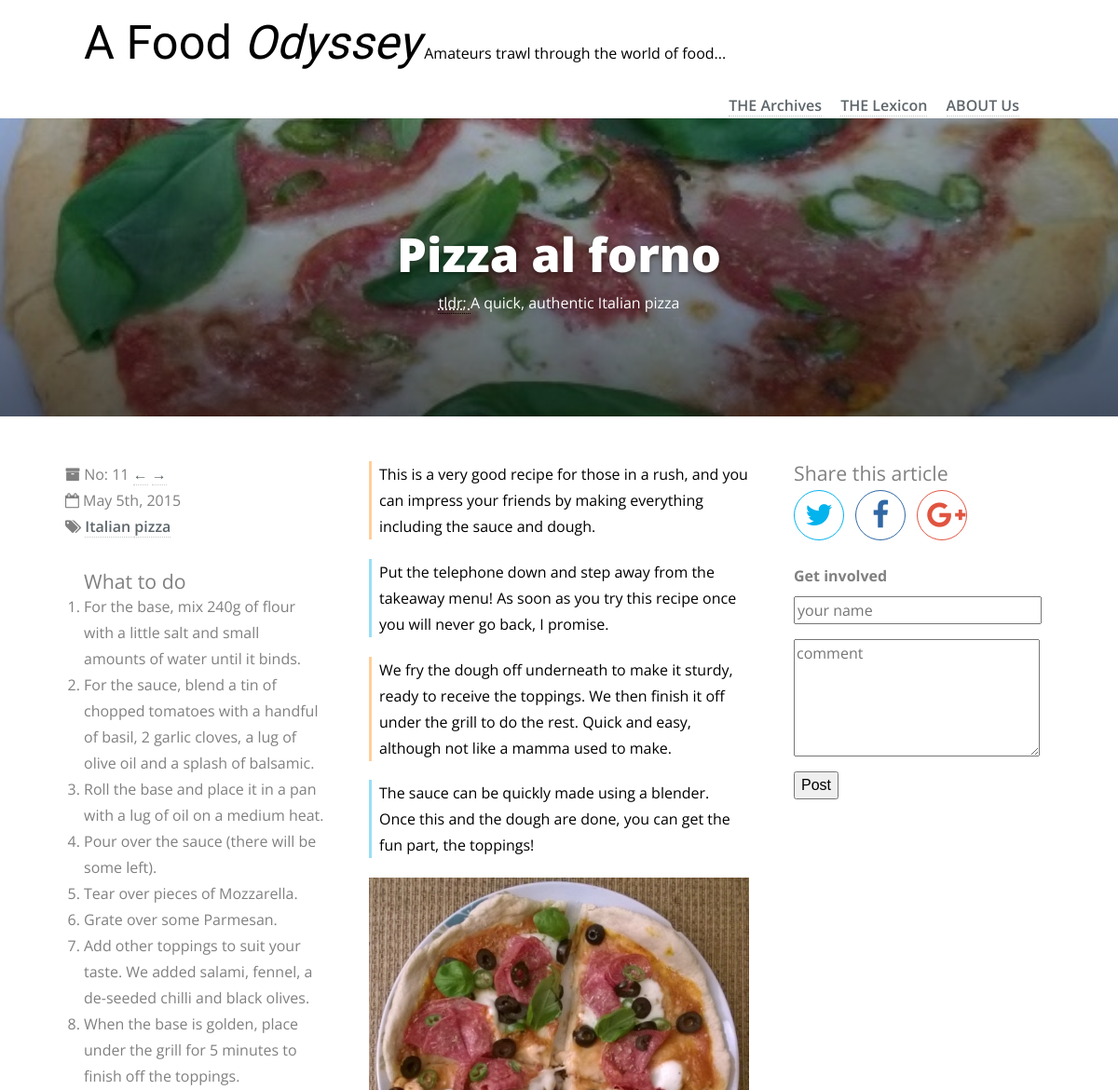
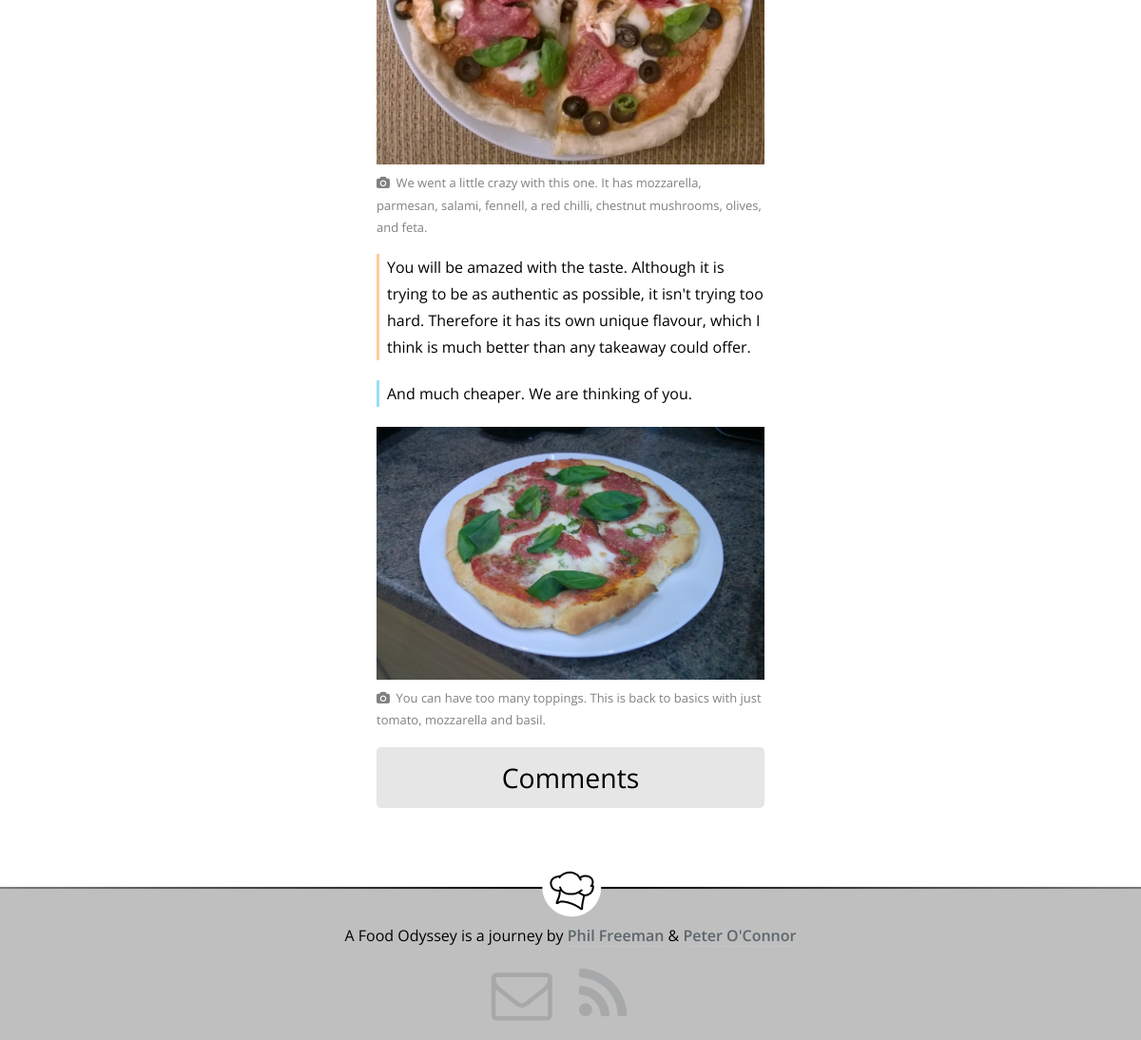
The page /viewArticle.php?article=11 on the database its author committed (2 pictures, top to bottom).
### tables this page shows
CREATE TABLE IF NOT EXISTS `articles` (
  `id` smallint(5) unsigned NOT NULL AUTO_INCREMENT,
  `title` varchar(50) NOT NULL,
  `summary` text NOT NULL,
  `tags` varchar(50) DEFAULT NULL,
  `banner_image_path` varchar(50) NOT NULL,
  `directions_md` text NOT NULL,
  `directions_html` text NOT NULL,
  `content_md` mediumtext NOT NULL,
  `content_html` mediumtext NOT NULL,
  `pubDate` datetime NOT NULL,
  PRIMARY KEY (`id`)
);

### Article.php (called while the page is built, shortened)
<?php
class Article
{
	private $mId;
	private $mTitle;
	private $mSummary;
	private $mTags;
	private $mContentHtml;
	private $mPubDate;
	private $mBannerImagePath;
	private $mDirectionsHtml;
	private $mNextArticleId;
	private $mPreviousArticleId;
	public function __construct($id, $title, $summary, $tags, $contentMd, $contentHtml, $pubDate, $bannerImagePath,
		$directionsMd, $directionsHtml)
	{
		$this->mId = $id;
		$this->mTitle = $title;
		$this->mSummary = $summary;
		$this->mTags = $tags;
		$this->mContentHtml = $contentHtml;
		$this->mBannerImagePath = $bannerImagePath;
		$this->mDirectionsHtml = $directionsHtml;
		if ($pubDate instanceof DateTime)
		{
			$this->mPubDate = $pubDate;
		}
		else
		{
			throw new InvalidArgumentException("$pubDate must be of type DateTime");
		}
	}
	public function getId()
	{
		return $this->mId;
	}
	public function getTitle()
	{
		return $this->mTitle;
	}
	public function getSummary()
	{
		return $this->mSummary;
	}
	public function getContentHtml()
	{
		return $this->mContentHtml;
	}
	public function getNicePubDate()
	{
		return $this->mPubDate->format('F jS, Y');
	}
	public function getHtmlPubDate()
	{
		return $this->mPubDate->format('Y-m-d');
	}
	public function getBannerImagePath()
	{
		return $this->mBannerImagePath;
	}
	public function getDirectionsHtml()
	{
		return $this->mDirectionsHtml;
	}
	public function getNextArticleId()
	{
		return $this->mNextArticleId;
	}
	public function setNextArticleId($id)
	{
		$this->mNextArticleId = $id;
	}
	public function getPreviousArticleId()
	{
		return $this->mPreviousArticleId;
	}
	public function setPreviousArticleId($id)
	{
		$this->mPreviousArticleId = $id;
	}
	public function getTagsAsArray()
	{
		return explode(" ", $this->mTags);
	}
}

### Database.php (called while the page is built, shortened)
<?php
require "Article.php";
class Database
{
	private $mConnection;
	public function OpenReadOnlyConnection()
	{
		$result = false;
		$this->mConnection = new mysqli("localhost", "cmsVisitor", "JxYZTwDxt2LyULpQ", "cms");
		if ($this->mConnection)
		{
			$result = true;
		}
		return $result;
	}
	public function getArticle($id)
	{
		$articles = array();
		$query = "SELECT * FROM articles WHERE id = ?";
		$stmt = mysqli_prepare($this->mConnection, $query);
		mysqli_stmt_bind_param($stmt, 'i', $id);
		if (!mysqli_stmt_execute($stmt))
		{
			throw new Exception("Database query failed");
		}
		else
		{
			mysqli_stmt_bind_result($stmt, $idCol, $titleCol, $summaryCol, $tagsCol, $bannerImagePathCol,
	        	$directionsMdCol, $directionsHtmlCol, $contentMdCol, $contentHtmlCol, $pubDateCol);
	        while (mysqli_stmt_fetch($stmt))
	        {
	        	$article = new Article($idCol, $titleCol, $summaryCol, $tagsCol, $contentMdCol,
	        		$contentHtmlCol, date_create_from_format('Y-m-d H:i:s', $pubDateCol), $bannerImagePathCol,
	        		$directionsMdCol, $directionsHtmlCol);
	        	array_push($articles, $article);
	        }
	        if (count($articles) !== 0)
	        {
	        	$articles[0]->setComments($this->getArticleComments($id));
	        	$articles[0]->setNextArticleId($this->getNextArticleId($id));
	        	$articles[0]->setPreviousArticleId($this->getPreviousArticleId($id));
	        }
		}
		return $articles;
	}
	public function getNextArticleId($id)
	{
		$nextArticleId = 0;
		$query = "SELECT id FROM articles WHERE id = (SELECT min(id) FROM articles WHERE id > ?)";
		$stmt = mysqli_prepare($this->mConnection, $query);
		mysqli_stmt_bind_param($stmt, 'i', $id);
		if (mysqli_stmt_execute($stmt))
		{
			mysqli_stmt_bind_result($stmt, $idCol);
			while (mysqli_stmt_fetch($stmt))
			{
				$nextArticleId = $idCol;
			}
		}
		return $nextArticleId;
	}
	public function getPreviousArticleId($id)
	{
		$previousArticleId = 0;
		$query = "SELECT id FROM articles WHERE id = (SELECT max(id) FROM articles WHERE id < ?)";
		$stmt = mysqli_prepare($this->mConnection, $query);
		mysqli_stmt_bind_param($stmt, 'i', $id);
		if (mysqli_stmt_execute($stmt))
		{
			mysqli_stmt_bind_result($stmt, $idCol);
			while (mysqli_stmt_fetch($stmt))
			{
				$previousArticleId = $idCol;
			}
		}
		return $previousArticleId;
	}
	public function getArticleComments($id)
	{
		$comments = array();
		$query = "SELECT * FROM comments WHERE article = ?";
		$stmt = mysqli_prepare($this->mConnection, $query);
		mysqli_stmt_bind_param($stmt, 'i', $id);
		if (!mysqli_stmt_execute($stmt))
		{
			throw new Exception("Database query failed");
		}
		else
		{
			mysqli_stmt_bind_result($stmt, $idCol, $articleCol, $nameCol, $commentCol, $dateCol);
	        while (mysqli_stmt_fetch($stmt))
	        {
	        	$comment = new Comment($idCol, $articleCol, $nameCol, $commentCol,
	        		date_create_from_format('Y-m-d H:i:s', $dateCol));
	        	array_push($comments, $comment);
	        }
		}
		return $comments;
	}
}

### templates/blogEntryView.phtml (the view, shortened to what this page needs)
<!DOCTYPE html>
<html lang="en">
    <head>
        <link rel="stylesheet" href="../css/reset.css">
        <link rel="stylesheet" href="../css/article-style.css">
        <link href="//maxcdn.bootstrapcdn.com/font-awesome/4.2.0/css/font-awesome.min.css" rel="stylesheet">
    </head>
    <body>
        <div class="grid-container">
            <header id="site-header">
                <h1>A Food <i>Odyssey</i></h1>
                <p id="tagline">Amateurs trawl through the world of food...</p>
                <nav>
                    <ul>
                        <li><a href="#">THE Archives</a></li>
                        <li><a href="#">THE Lexicon</a></li>
                        <li><a href="#">ABOUT Us</a></li>
                    </ul>
                </nav>
            </header>
        </div>
        <header id="article-header"
                style="background-image: linear-gradient(to bottom, rgba(0, 0, 0, 0.2), rgba(0, 0, 0, 0.6)),
                    url('../img/<?php echo $this->article->getBannerImagePath(); ?>')">
            <div class="article-header-container">
                <h1>
                    <?php echo $this->article->getTitle(); ?>
                </h1>
                <p>
                    <abbr title="too long, didn't read. A quick summary for those who are in a rush">
                        tldr&#59;
                    </abbr>
                    <?php echo $this->article->getSummary(); ?>
                </p>
            </div>
        </header>
        <div class="grid-container">
            <aside id="article-info">
                <ul>
                    <li id="article-number"> No:
                        <span id="article-num">
                            <?php echo $this->article->getId(); ?>
                        </span>
                        <a href="/MyCMS/articles/<?php echo $this->article->getPreviousArticleId();  ?>">&larr;</a>
                        <a href="/MyCMS/articles/<?php echo $this->article->getNextArticleId();  ?>">&rarr;</a>
                    </li>
                    <li id="article-date">
                        <time datetime="<?php echo $this->article->getHtmlPubDate(); ?>">
                            <?php echo $this->article->getNicePubDate(); ?>
                        </time>
                    </li>
                    <li id="article-tags">
                        <?php foreach($this->article->getTagsAsArray() as $tag): ?>
                            <a href="/MyCMS/tags/<?=$tag ?>">
                                <?=$tag ?>
                            </a>
                        <?php endforeach; ?>
                    </li>
                </ul>
                <h4>What to do</h4>
                <?php echo $this->article->getDirectionsHtml(); ?>
            </aside>
            <article id="main-article">
                <?php echo $this->article->getContentHtml(); ?>
                <div id="comments-toggle"><h3 id="comments-toggle-text">Comments</h3></div>
            </article>
            <aside id="article-share">
                <h4>Share this article</h4>
                <ul>
                    <li id="share-twitter"><a href="https://twitter.com/share?hashtags=A%20Food%20Odyssey" class="no-decoration"><i class="fa fa-twitter fa-2x"></i></a></li>
                    <li id="share-facebook"><a href="#" class="no-decoration" id="fb-link"><i class="fa fa-facebook fa-2x"></i></a></li>
                    <li id="share-google"><a href="#" class="no-decoration" id="google-link"><i class="fa fa-google-plus fa-2x"></i></a></li>
                </ul>
                <h5>Get involved</h5>
                <form action="addBlogComment.php" method="POST">
                    <input type="text" id="author" name="author" placeholder="your name" maxlength="50" required />
                    <textarea id="comment" name="comment" placeholder="comment" rows="5" required></textarea>
                    <button type="submit" id="post-comment-btn">Post</button>
                </form>
            </aside>
        </div>
        <footer>
            <p>A Food Odyssey is a journey by <a href="http://www.pjfreeman.co.uk/">Phil Freeman</a> &amp;
                <a href="http://poc275.co.uk">Peter O'Connor</a>
            </p>
            <address id="footer-social">
                <ul id="footer-logos">
                    <li><a href="mailto:poc275@gmail.com?Subject=A%20Food%20Odyssey" title="send us an email" class="no-decoration"><i class="fa fa-envelope-o fa-4x"></i></a></li>
                    <li><a href="../rss.xml" title="follow our blog" class="no-decoration"><i class="fa fa-rss fa-4x"></i></a></li>
                </ul>
            </address>
        </footer>
    </body>
</html>

### rows shown on the page
articles: banner_image_path (picture), title "Pizza al forno", summary "A quick, authentic Italian pizza", id "11", tags "Italian", tags "pizza", directions_html "For the base, mix 240g of flour with a little salt and small amounts of water until it binds. For the sauce, blend a tin of chopped tomatoes with a handful of basil, 2 garlic cloves, a lug of olive oil and a splash of balsamic. Roll the base and place it in a pan with a lug of oil on a medium heat. Pour over the sauce (there will be some left). Tear over pieces of Mozzarella. Grate over some Parmesan. Add other toppings to suit your taste. We added salami, fennel, a de-seeded chilli and black olives. When the base is golden, place under the grill for 5 minutes to finish off the toppings.", content_html "This is a very good recipe for those in a rush, and you can impress your friends by making everything including the sauce and dough. Put the telephone down and step away from the takeaway menu! As soon as you try this recipe once you will never go back, I promise. We fry the dough off underneath to make it sturdy, ready to receive the toppings. We then finish it off under the grill to do the rest. Quick and easy, although not like a mamma used to make. The sauce can be quickly made using a blender. Once this and the dough are done, you can get the fun part, the toppings! We went a little crazy with this one. It has mozzarella, parmesan, salami, fennell, a red chilli, chestnut mushrooms,…", content_html (picture)

### other values the page prints
$this->article->getNicePubDate() "May 5th, 2015"
